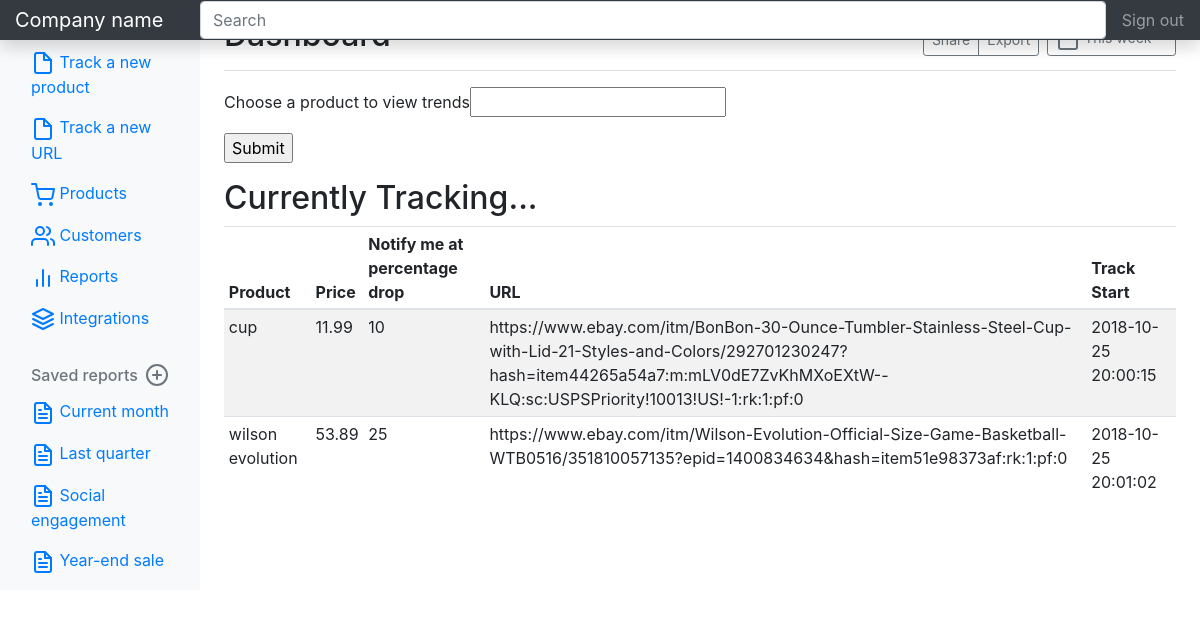
Before: /homepage (signed in) with the older database file.
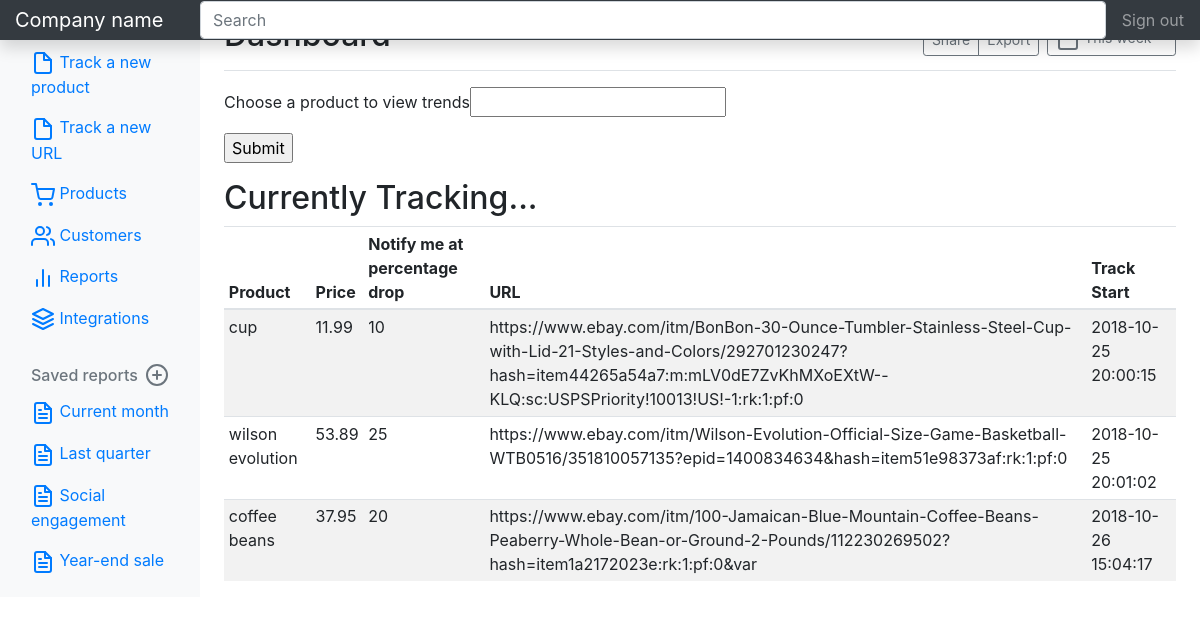
After: the same page with the newer database file.
### tables this page shows
CREATE TABLE original(
                pk INTEGER PRIMARY KEY AUTOINCREMENT,
                username VARCHAR,
                product VARCHAR,
                price INTEGER,
                percentage INTEGER,
                url VARCHAR,
                date TEXT);

### run/src/controllers/homepage.py (the view)
@controller.route('/homepage', methods=['POST','GET'])
def home():
    if 'username' in session:
        username = session['username']
        info = homepage.get_table_info(username)
        if request.method == 'POST':
            product = request.form['product']
            x_data, y_data = homepage.generate_graph_data(product)
            info = homepage.get_table_info(username)
            if len(y_data) > 1:
                time_string = homepage.generate_graph(x_data, y_data, product)
                return render_template('homepage.html', product = product+time_string, info=info)
            else:
                return render_template('homepage.html', info=info, response= "Not enough data to represent accurate trends. Please try again later.")
        else:
            return render_template('homepage.html',info=info)
    else:
        return redirect('/')

### run/src/models/homepage.py (called while the page is built)
def get_table_info(username):
    with Database('dealbase.db') as db:
        db.execute("""SELECT * FROM original WHERE username=?;""",(username,))
        info = db.fetchall()
        return info

### run/src/models/orm.py (called while the page is built)
    def __enter__(self):
        return self.cursor

    def __exit__(self,exc_type,exc_val, exc_tb):
        if self.connection:
            self.connection.commit()
            self.connection.close()

### run/src/templates/homepage.html (shortened to what this page needs)
<!doctype html>
<html lang="en">
  <head>
    <link href="https://getbootstrap.com/docs/4.1/dist/css/bootstrap.min.css" rel="stylesheet">
    <link href="https://getbootstrap.com/docs/4.1/examples/dashboard/dashboard.css" rel="stylesheet">
  </head>
  <body>
    <nav class="navbar navbar-dark fixed-top bg-dark flex-md-nowrap p-0 shadow">
      <a class="navbar-brand col-sm-3 col-md-2 mr-0" href="#">Company name</a>
      <input class="form-control form-control-dark w-100" type="text" placeholder="Search" aria-label="Search">
      <ul class="navbar-nav px-3">
        <li class="nav-item text-nowrap">
          <a class="nav-link" href="/logout">Sign out</a>
        </li>
      </ul>
    </nav>
    <div class="container-fluid">
      <div class="row">
        <nav class="col-md-2 d-none d-md-block bg-light sidebar">
          <div class="sidebar-sticky">
            <ul class="nav flex-column">
              <li class="nav-item">
                <a class="nav-link active" href="/homepage">
                </a>
              </li>
              <li class="nav-item">
                <a class="nav-link" href="/add-product">
                  <span data-feather="file"></span>
                  Track a new product
                </a>
              </li>
              <li class="nav-item">
                <a class="nav-link" href="/add-url">
                  <span data-feather="file"></span>
                  Track a new URL
                </a>
              </li>
              <li class="nav-item">
                <a class="nav-link" href="#">
                  <span data-feather="shopping-cart"></span>
                  Products
                </a>
              </li>
              <li class="nav-item">
                <a class="nav-link" href="#">
                  <span data-feather="users"></span>
                  Customers
                </a>
              </li>
              <li class="nav-item">
                <a class="nav-link" href="#">
                  <span data-feather="bar-chart-2"></span>
                  Reports
                </a>
              </li>
              <li class="nav-item">
                <a class="nav-link" href="#">
                  <span data-feather="layers"></span>
                  Integrations
                </a>
              </li>
            </ul>
            <h6 class="sidebar-heading d-flex justify-content-between align-items-center px-3 mt-4 mb-1 text-muted">
              <span>Saved reports</span>
              <a class="d-flex align-items-center text-muted" href="#">
                <span data-feather="plus-circle"></span>
              </a>
            </h6>
            <ul class="nav flex-column mb-2">
              <li class="nav-item">
                <a class="nav-link" href="#">
                  <span data-feather="file-text"></span>
                  Current month
                </a>
              </li>
              <li class="nav-item">
                <a class="nav-link" href="#">
                  <span data-feather="file-text"></span>
                  Last quarter
                </a>
              </li>
              <li class="nav-item">
                <a class="nav-link" href="#">
                  <span data-feather="file-text"></span>
                  Social engagement
                </a>
              </li>
              <li class="nav-item">
                <a class="nav-link" href="#">
                  <span data-feather="file-text"></span>
                  Year-end sale
                </a>
              </li>
            </ul>
          </div>
        </nav>
        <main role="main" class="col-md-9 ml-sm-auto col-lg-10 px-4">
          <div class="d-flex justify-content-between flex-wrap flex-md-nowrap align-items-center pt-3 pb-2 mb-3 border-bottom">
            <h1 class="h2">Dashboard</h1>
            <div class="btn-toolbar mb-2 mb-md-0">
              <div class="btn-group mr-2">
                <button class="btn btn-sm btn-outline-secondary">Share</button>
                <button class="btn btn-sm btn-outline-secondary">Export</button>
              </div>
              <button class="btn btn-sm btn-outline-secondary dropdown-toggle">
              </button>
            </div>
          </div>
             {% block graph %}
             <form method = "post">
              <p>Choose a product to view trends<input type = "text" name = "product" /></p>
              <p><input type = "submit" value = "Submit" /></p>
            </form>
            {% endblock graph %}
          <h2>Currently Tracking...</h2>
          <div class="table-responsive">
            <table class="table table-striped table-sm">
              <thead>
                <tr>
                  <th>Product</th>
                  <th>Price</th>
                  <th>Notify me at percentage drop</th>
                  <th>URL</th>
                  <th>Track Start</th>
                </tr>
              </thead>
              <tbody>
                {% for each in info %}
                <tr>
                  <td>{{each[2]}}</td>
                  <td>{{each[3]}}</td>
                  <td>{{each[4]}}</td>
                  <td>{{each[5]}}</td>
                  <td>{{each[6]}}</td>
                </tr>
                {% endfor %}
              </tbody>
            </table>
          </div>
        </main>
      </div>
    </div>
  </body>
</html>

Changed rows visible on the page:
added original: product "coffee beans", price "37.95", percentage "20", url "https://www.ebay.com/itm/100-Jamaican-Blue-Mountain-Coffee-Beans-Peaberry-Whole-Bean-or-Ground-2-Pounds/112230269502?hash=item1a2172023e:rk:1:pf:0&var", date "2018-10-26 15:04:17"
